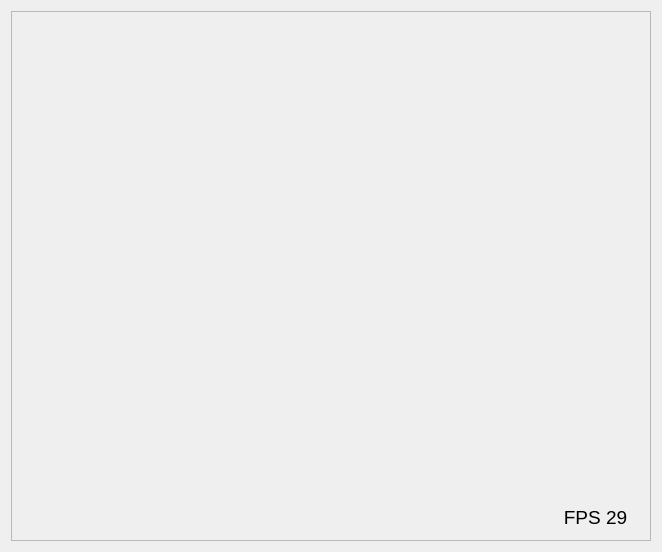
      <widget class="QWidget" name="tabGravar">
       <attribute name="title">
        <string>Aquisição</string>
       </attribute>
       <layout class="QGridLayout" name="gridLayout_3">
        <item row="0" column="0">
         <widget class="QFrame" name="frmCapturar">
          <property name="minimumSize">
           <size>
            <width>640</width>
            <height>530</height>
           </size>
          </property>
          <property name="maximumSize">
           <size>
            <width>913</width>
            <height>530</height>
           </size>
          </property>
          <property name="autoFillBackground">
           <bool>false</bool>
          </property>
          <property name="styleSheet">
           <string notr="true"/>
          </property>
          <property name="frameShape">
           <enum>QFrame::StyledPanel</enum>
          </property>
          <property name="frameShadow">
           <enum>QFrame::Raised</enum>
          </property>
          <widget class="QLabel" name="lblCapturar">
           <property name="geometry">
            <rect>
             <x>0</x>
             <y>0</y>
             <width>640</width>
             <height>530</height>
            </rect>
           </property>
           <property name="minimumSize">
            <size>
             <width>640</width>
             <height>530</height>
            </size>
           </property>
           <property name="maximumSize">
            <size>
             <width>640</width>
             <height>530</height>
            </size>
           </property>
           <property name="baseSize">
            <size>
             <width>640</width>
             <height>530</height>
            </size>
           </property>
           <property name="mouseTracking">
            <bool>false</bool>
           </property>
           <property name="focusPolicy">
            <enum>Qt::TabFocus</enum>
           </property>
           <property name="contextMenuPolicy">
            <enum>Qt::CustomContextMenu</enum>
           </property>
           <property name="autoFillBackground">
            <bool>false</bool>
           </property>
           <property name="frameShape">
            <enum>QFrame::StyledPanel</enum>
           </property>
           <property name="text">
            <string/>
           </property>
           <property name="alignment">
            <set>Qt::AlignCenter</set>
           </property>
           <property name="indent">
            <number>0</number>
           </property>
          </widget>
          <widget class="QLabel" name="lblFPS">
           <property name="geometry">
            <rect>
             <x>540</x>
             <y>489</y>
             <width>89</width>
             <height>34</height>
            </rect>
           </property>
           <property name="font">
            <font>
             <pointsize>14</pointsize>
            </font>
           </property>
           <property name="text">
            <string>FPS 29</string>
           </property>
           <property name="alignment">
            <set>Qt::AlignCenter</set>
           </property>
          </widget>
          <widget class="QWidget" name="verticalLayoutWidget_3">
           <property name="geometry">
            <rect>
             <x>670</x>
             <y>0</y>
             <width>243</width>
             <height>531</height>
            </rect>
           </property>
           <layout class="QVBoxLayout" name="verticalLayout_2">
            <item>
             <widget class="QLabel" name="lblLatencia">
              <property name="maximumSize">
               <size>
                <width>16777215</width>
                <height>20</height>
               </size>
              </property>
              <property name="font">
               <font>
                <pointsize>12</pointsize>
               </font>
              </property>
              <property name="text">
               <string>Latência (s)</string>
              </property>
             </widget>
            </item>
            <item>
             <widget class="QLCDNumber" name="displayLatencia">
              <property name="minimumSize">
               <size>
                <width>240</width>
                <height>70</height>
               </size>
              </property>
              <property name="maximumSize">
               <size>
                <width>240</width>
                <height>80</height>
               </size>
              </property>
              <property name="frameShape">
               <enum>QFrame::Box</enum>
              </property>
              <property name="frameShadow">
               <enum>QFrame::Raised</enum>
              </property>
              <property name="segmentStyle">
               <enum>QLCDNumber::Filled</enum>
              </property>
             </widget>
            </item>
            <item>
             <widget class="QLabel" name="lblDistancia">
              <property name="maximumSize">
               <size>
                <width>16777215</width>
                <height>20</height>
               </size>
              </property>
              <property name="font">
               <font>
                <pointsize>12</pointsize>
               </font>
              </property>
              <property name="text">
               <string>Distância (cm)</string>
              </property>
             </widget>
            </item>
            <item>
             <widget class="QLCDNumber" name="displayDistancia">
              <property name="minimumSize">
               <size>
                <width>240</width>
                <height>70</height>
               </size>
              </property>
              <property name="maximumSize">
               <size>
                <width>240</width>
                <height>80</height>
               </size>
              </property>
              <property name="frameShape">
               <enum>QFrame::Box</enum>
              </property>
              <property name="frameShadow">
               <enum>QFrame::Raised</enum>
              </property>
              <property name="segmentStyle">
               <enum>QLCDNumber::Filled</enum>
              </property>
             </widget>
            </item>
            <item>
             <widget class="QLabel" name="lblVelocidade">
              <property name="maximumSize">
               <size>
                <width>16777215</width>
                <height>20</height>
               </size>
              </property>
              <property name="font">
               <font>
                <pointsize>12</pointsize>
               </font>
              </property>
              <property name="text">
               <string>Velocidade (cm/s)</string>
              </property>
             </widget>
            </item>
            <item>
             <widget class="QLCDNumber" name="displayVelocidade">
              <property name="minimumSize">
               <size>
                <width>240</width>
                <height>70</height>
               </size>
              </property>
              <property name="maximumSize">
               <size>
                <width>240</width>
                <height>80</height>
               </size>
              </property>
              <property name="frameShape">
               <enum>QFrame::Box</enum>
              </property>
              <property name="frameShadow">
               <enum>QFrame::Raised</enum>
              </property>
              <property name="segmentStyle">
               <enum>QLCDNumber::Filled</enum>
              </property>
             </widget>
            </item>
            <item>
             <spacer name="verticalSpacer">
              <property name="orientation">
               <enum>Qt::Vertical</enum>
              </property>
              <property name="sizeHint" stdset="0">
               <size>
                <width>20</width>
                <height>40</height>
               </size>
              </property>
             </spacer>
            </item>
            <item>
             <widget class="QLabel" name="lblId">
              <property name="font">
               <font>
                <pointsize>12</pointsize>
               </font>
              </property>
              <property name="text">
               <string>Identificação</string>
              </property>
             </widget>
            </item>
            <item>
             <widget class="QFrame" name="frame">
              <property name="minimumSize">
               <size>
                <width>240</width>
                <height>0</height>
               </size>
              </property>
              <property name="maximumSize">
               <size>
                <width>240</width>
                <height>60</height>
               </size>
              </property>
              <property name="autoFillBackground">
               <bool>false</bool>
              </property>
              <property name="styleSheet">
               <string notr="true">QFrame {
    border: 1px solid gray;
    background-color: white;
}</string>
              </property>
              <property name="frameShape">
               <enum>QFrame::StyledPanel</enum>
              </property>
              <property name="frameShadow">
               <enum>QFrame::Raised</enum>
              </property>
              <layout class="QGridLayout" name="gridLayout">
               <property name="topMargin">
                <number>12</number>
               </property>
               <property name="bottomMargin">
                <number>0</number>
               </property>
               <item row="0" column="0">
                <widget class="QTextEdit" name="txtIdentificacao">
                 <property name="font">
                  <font>
                   <pointsize>14</pointsize>
                   <weight>50</weight>
                   <bold>false</bold>
                  </font>
                 </property>
                 <property name="styleSheet">
                  <string notr="true">QTextEdit {
    border:  0px;
}</string>
                 </property>
                 <property name="frameShape">
                  <enum>QFrame::NoFrame</enum>
                 </property>
                 <property name="verticalScrollBarPolicy">
                  <enum>Qt::ScrollBarAlwaysOff</enum>
                 </property>
                 <property name="horizontalScrollBarPolicy">
                  <enum>Qt::ScrollBarAlwaysOff</enum>
                 </property>
                </widget>
               </item>
              </layout>
             </widget>
            </item>
            <item>
             <widget class="QPushButton" name="btnCapturar">
              <property name="minimumSize">
               <size>
                <width>240</width>
                <height>70</height>
               </size>
              </property>
              <property name="maximumSize">
               <size>
                <width>240</width>
                <height>16777215</height>
               </size>
              </property>
              <property name="font">
               <font>
                <pointsize>12</pointsize>
                <weight>75</weight>
                <bold>true</bold>
               </font>
              </property>
              <property name="text">
               <string>Capturar</string>
              </property>
             </widget>
            </item>
            <item>
             <widget class="QCheckBox" name="chkGravar">
              <property name="font">
               <font>
                <pointsize>10</pointsize>
               </font>
              </property>
              <property name="text">
               <string>Gravar vídeo</string>
              </property>
             </widget>
            </item>
           </layout>
          </widget>
         </widget>
        </item>
       </layout>
      </widget>
